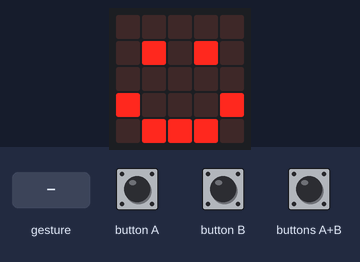
The program below on a simulated BBC micro:bit (MakeCode). Shown: the board's 5×5 LED display. The inputs (shaded band) are chosen by the test bench. A tilt is held for 1.5 s and a shake lasts 1 s, then the board lies face up again; the 48×5 strip is a reading aid, not a part: it shows the text the display is scrolling, unrolled, one strip-width of it at a time.

Above: at 1.8 s.
1.9 s: button A pressed for 0.15 s
At 2.5 s:
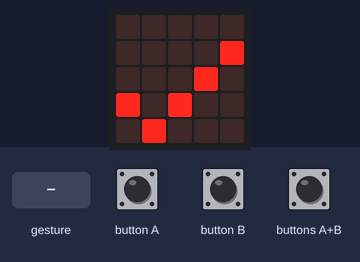
At 3.1 s:
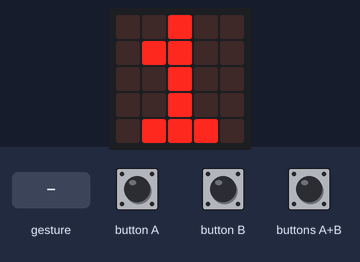
5.0 s: gesture 'shake'
At 25.5 s:
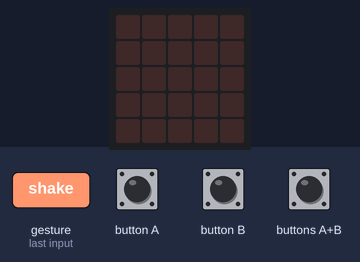

The program:

main.ts
```typescript
input.onButtonPressed(Button.A, function () {
    basic.showIcon(IconNames.Yes)
    Sí += 1
    basic.showNumber(Sí)
    basic.pause(1000)
    basic.clearScreen()
})
input.onGesture(Gesture.Shake, function () {
    basic.showString("\"Mostrar la pregunta\"")
    basic.clearScreen()
})
input.onButtonPressed(Button.AB, function () {
    basic.showIcon(IconNames.Yes)
    basic.showNumber(Sí)
    basic.pause(1000)
    basic.showIcon(IconNames.No)
    basic.showNumber(No)
})
input.onButtonPressed(Button.B, function () {
    basic.showIcon(IconNames.No)
    No += 1
    basic.showNumber(No)
    basic.pause(1000)
    basic.clearScreen()
})
let No = 0
let Sí = 0
basic.showIcon(IconNames.Happy)
Sí = 0
No = 0
```

test.ts
```typescript
// aquí va el archivo "tests"; esto no se compilará cuando este paquete se utilice como una extensión.
```

Measured:
- after the input at 1.9 s, the display: changes after 0.15 s (image 1)
- what the display in image 1 shows lasts 0.6 s, from 2.1 s to 2.7 s
- what the display in image 2 shows lasts 1.7 s, from 2.7 s to 4.4 s
